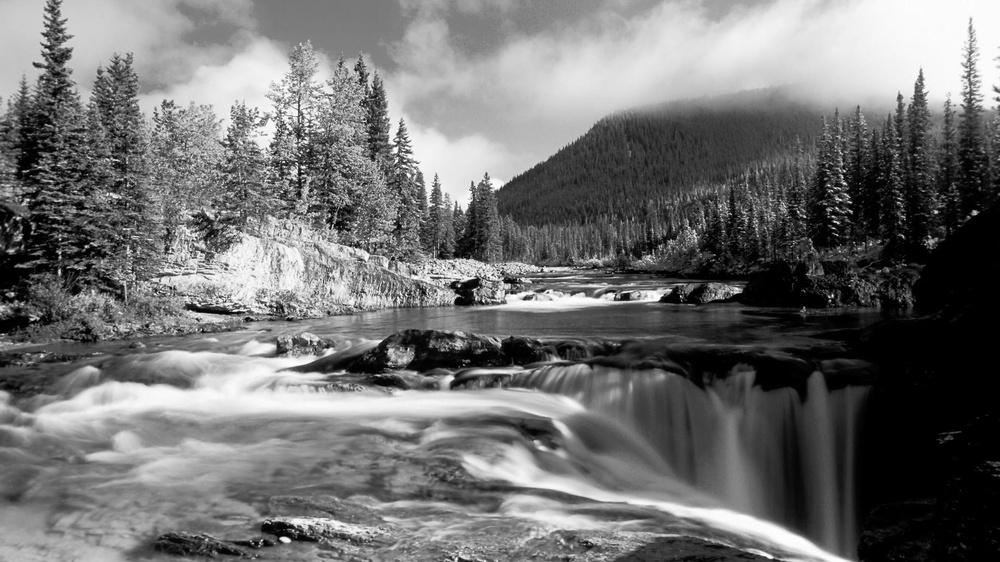
#> input picture image.jpg, 1000 x 562 px, shrunk from 1920 x 1080 before the run, found by its file name
$ jupyter execute 'Assignment 1.ipynb'
#> lines starting #> are read from the running program, lines starting #| are printed output that depends on the picture; after the words box and inside, x2 and y2 are one past the last pixel; in counts of white or black regions, pixels touching at a corner belong together
[cell 1]
import cv2
import numpy as np
import matplotlib.pyplot as plt

[cell 2]
image = cv2.imread("C:\\Users\\MAYUR\\OneDrive\\Desktop\\FODIP Assignment Folder\\image.jpg")
#> image is the input picture: shape (562, 1000, 3); min 0, max 255, mean 113.2
plt.axis("off")
plt.imshow(image)

[cell 3]
# Read the correct grayscale image (use the correct filename)
img = cv2.imread("C:\\Users\\MAYUR\\OneDrive\\Desktop\\FODIP Assignment Folder\\image.jpg", cv2.IMREAD_GRAYSCALE)
#> img: shape (562, 1000); min 0, max 255, mean 113.2

cv2.imwrite("C:\\Users\\MAYUR\\OneDrive\\Desktop\\FODIP Assignment Folder\\image.jpg", img)
plt.imshow(img, cmap='gray')
plt.title("Gray Image")
plt.axis("off")
plt.show()

[cell 4]
# Brightness improvement
bright_up = cv2.convertScaleAbs(img, alpha=1, beta=50)
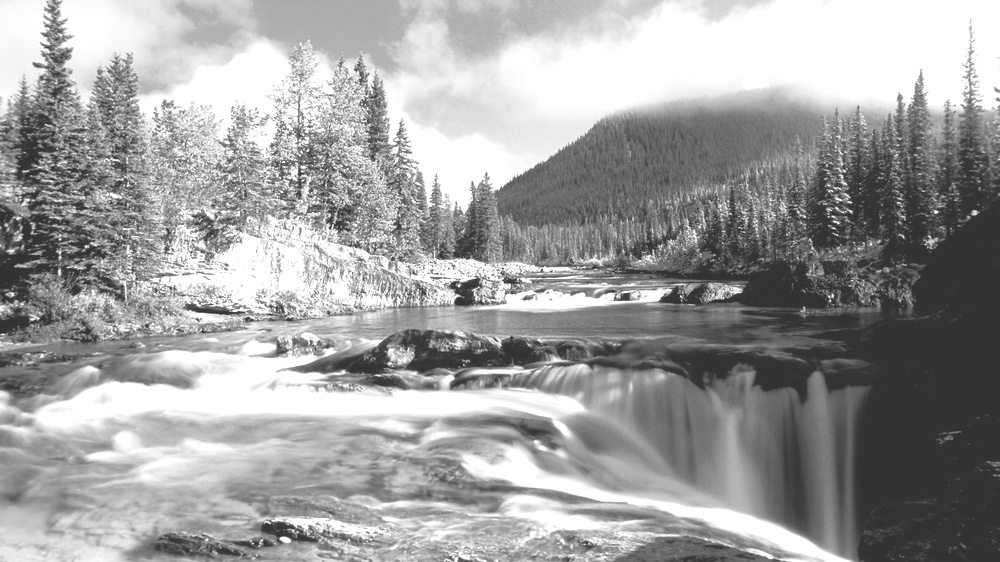
#> bright_up: shape (562, 1000); min 50, max 255, mean 159.8

[cell 5]
# Brightness reduction
bright_down = cv2.convertScaleAbs(img, alpha=1, beta=-50)
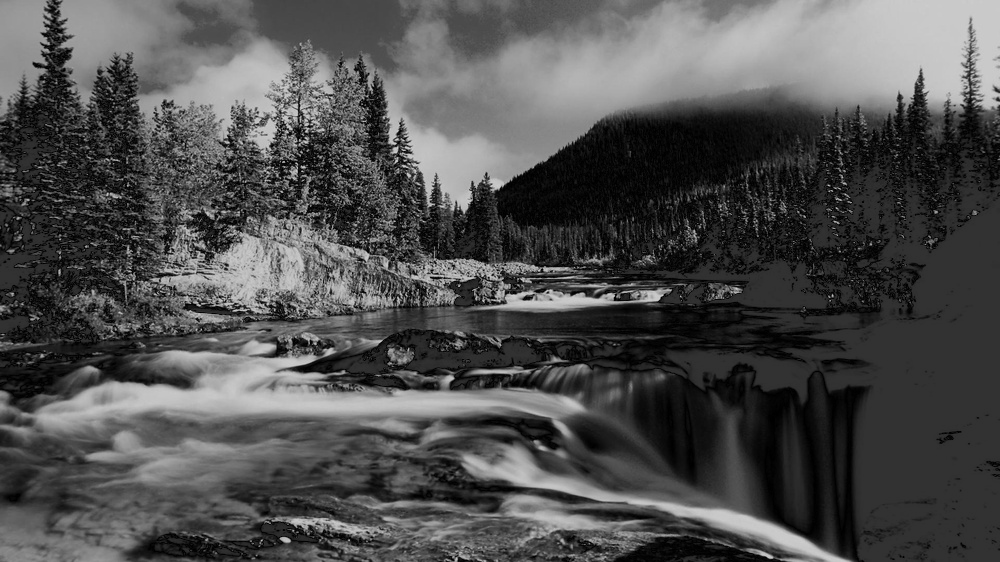
#> bright_down: shape (562, 1000); min 0, max 205, mean 78.7

[cell 6]
# Thresholding
_, thresh = cv2.threshold(img, 128, 255, cv2.THRESH_BINARY)
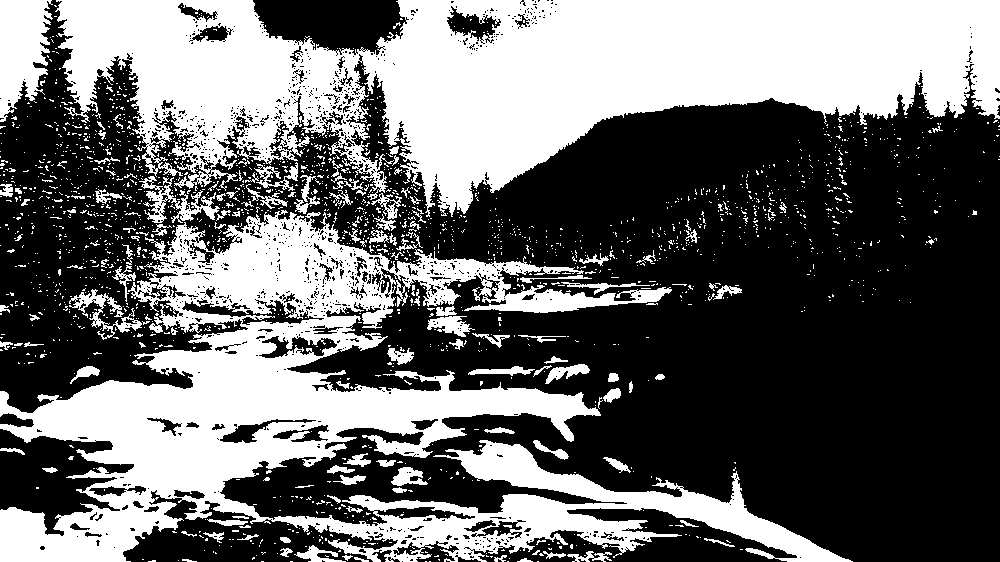
#> thresh: shape (562, 1000); 41.5% white; 1992 white regions (1849 under 20 px), largest, box (x1, y1, x2, y2) and area: (55, 0, 1000, 217) 112624, (0, 210, 853, 562) 96569, (0, 0, 53, 122) 4531

[cell 7]
# Negative
negative = 255 - img
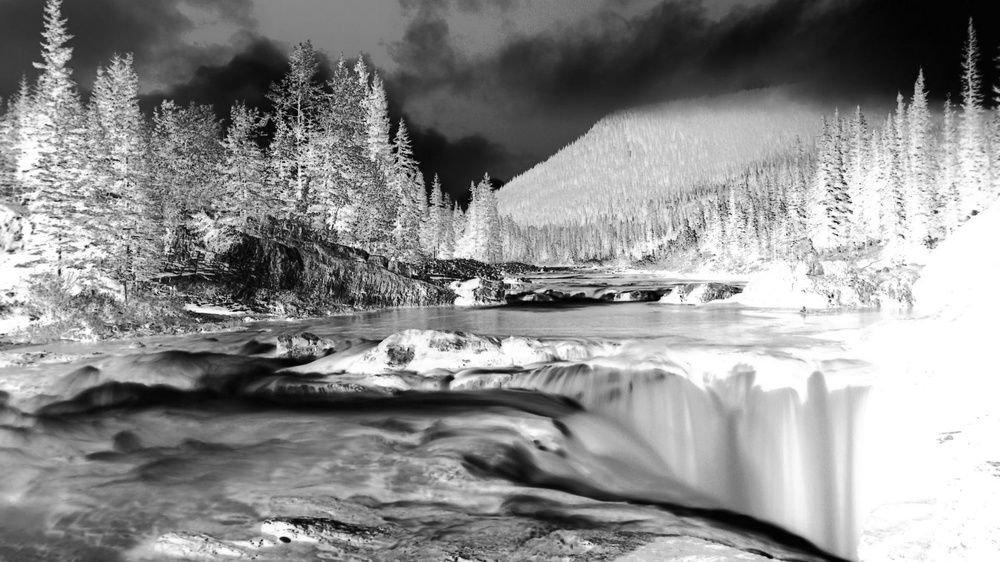
#> negative: shape (562, 1000); min 0, max 255, mean 141.8

[cell 8]
# Log transform
c = 255 / np.log(1 + np.max(img))
#> c = 45.99
log_trans = c * (np.log(1 + img))
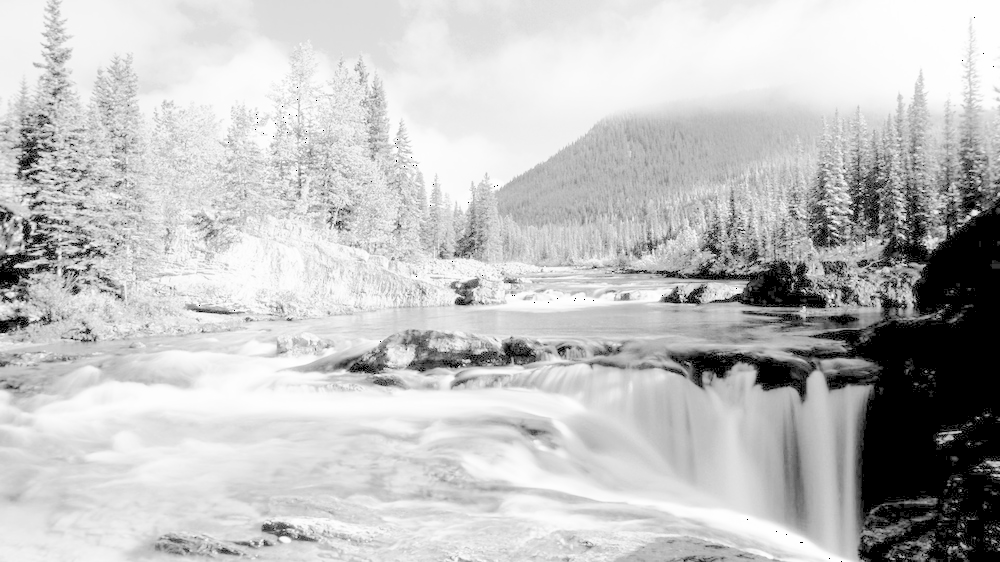
#> log_trans: shape (562, 1000) float16; 0.01% of the values are NaN or infinite; the others: min 0, max 255, mean 193.5; drawn with min black, max white, NaN and infinite black
log_trans = np.array(log_trans, dtype=np.uint8)

[cell 9]
# Power Law (Gamma) transform
gamma = 0.5
gamma_corrected = np.array(255 * (img / 255) ** gamma, dtype=np.uint8)
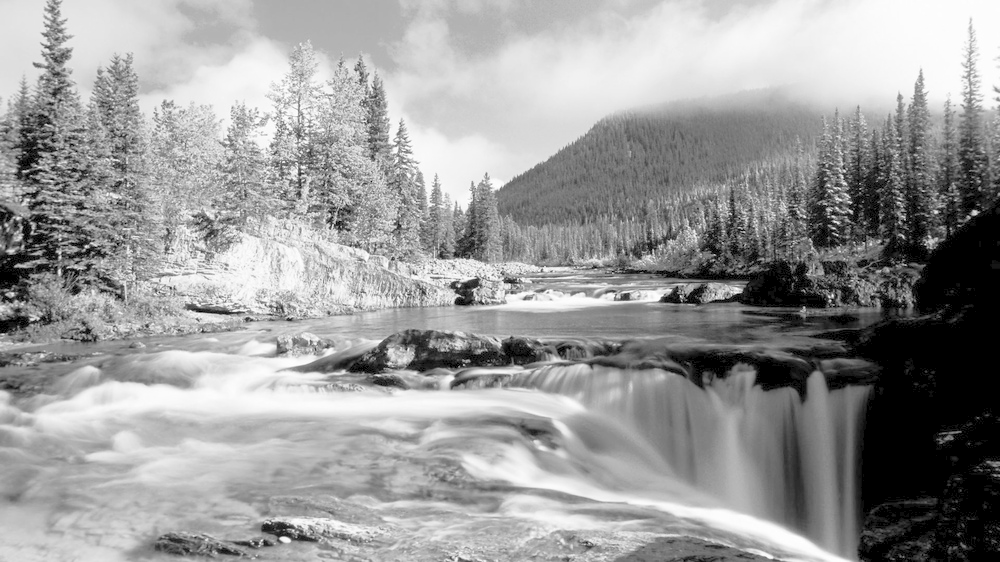
#> gamma_corrected: shape (562, 1000); min 0, max 255, mean 154.2

[cell 10]
r1, r2 = 50, 60
c1, c2 = 50, 60

print("Original Gray pixel values (50:60, 50:60):\n", img[r1:r2, c1:c2])
#| Original Gray pixel values (50:60, 50:60):
#|  [[ 40  52  79  74  98 113  97  97 104  95]
#|  [ 96 101 133 139 140 125 106  72  73  57]
#|  [128 101  87  96  96 108 136 129 102  89]
#|  [ 72  49  39  34  37  89 128 114 134 128]
#|  [ 38  32  22  16  40  83 100  75  73  80]
#|  [ 55  97  87  49  53  86  93  66  55  60]
#|  [ 62 111 105  65  57  54  54  49  44  45]
#|  [ 38  19  18  45  57  32  11  35  48  43]
#|  [ 90  42  27  27  19  18  19  67  86  62]
#|  [166  99  36  28  18   6  24  41  57  64]]
print("\nBrightness Increased pixel values:\n", bright_up[r1:r2, c1:c2])
#| Brightness Increased pixel values:
#|  [[ 90 102 129 124 148 163 147 147 154 145]
#|  [146 151 183 189 190 175 156 122 123 107]
#|  [178 151 137 146 146 158 186 179 152 139]
#|  [122  99  89  84  87 139 178 164 184 178]
#|  [ 88  82  72  66  90 133 150 125 123 130]
#|  [105 147 137  99 103 136 143 116 105 110]
#|  [112 161 155 115 107 104 104  99  94  95]
#|  [ 88  69  68  95 107  82  61  85  98  93]
#|  [140  92  77  77  69  68  69 117 136 112]
#|  [216 149  86  78  68  56  74  91 107 114]]
print("\nBrightness Reduced pixel values:\n", bright_down[r1:r2, c1:c2])
#| Brightness Reduced pixel values:
#|  [[ 10   2  29  24  48  63  47  47  54  45]
#|  [ 46  51  83  89  90  75  56  22  23   7]
#|  [ 78  51  37  46  46  58  86  79  52  39]
#|  [ 22   1  11  16  13  39  78  64  84  78]
#|  [ 12  18  28  34  10  33  50  25  23  30]
#|  [  5  47  37   1   3  36  43  16   5  10]
#|  [ 12  61  55  15   7   4   4   1   6   5]
#|  [ 12  31  32   5   7  18  39  15   2   7]
#|  [ 40   8  23  23  31  32  31  17  36  12]
#|  [116  49  14  22  32  44  26   9   7  14]]
print("\nThresholded pixel values:\n", thresh[r1:r2, c1:c2])
#| Thresholded pixel values:
#|  [[  0   0   0   0   0   0   0   0   0   0]
#|  [  0   0 255 255 255   0   0   0   0   0]
#|  [  0   0   0   0   0   0 255 255   0   0]
#|  [  0   0   0   0   0   0   0   0 255   0]
#|  [  0   0   0   0   0   0   0   0   0   0]
#|  [  0   0   0   0   0   0   0   0   0   0]
#|  [  0   0   0   0   0   0   0   0   0   0]
#|  [  0   0   0   0   0   0   0   0   0   0]
#|  [  0   0   0   0   0   0   0   0   0   0]
#|  [255   0   0   0   0   0   0   0   0   0]]
print("\nNegative pixel values:\n", negative[r1:r2, c1:c2])
#| Negative pixel values:
#|  [[215 203 176 181 157 142 158 158 151 160]
#|  [159 154 122 116 115 130 149 183 182 198]
#|  [127 154 168 159 159 147 119 126 153 166]
#|  [183 206 216 221 218 166 127 141 121 127]
#|  [217 223 233 239 215 172 155 180 182 175]
#|  [200 158 168 206 202 169 162 189 200 195]
#|  [193 144 150 190 198 201 201 206 211 210]
#|  [217 236 237 210 198 223 244 220 207 212]
#|  [165 213 228 228 236 237 236 188 169 193]
#|  [ 89 156 219 227 237 249 231 214 198 191]]
print("\nLog Transform pixel values:\n", log_trans[r1:r2, c1:c2])
#| Log Transform pixel values:
#|  [[170 182 201 198 211 217 211 211 214 209]
#|  [210 212 225 227 227 222 214 197 198 186]
#|  [223 212 205 210 210 215 226 223 213 207]
#|  [197 180 169 163 167 207 223 218 225 223]
#|  [168 160 144 130 170 203 212 199 198 202]
#|  [185 211 205 180 183 205 209 193 185 189]
#|  [190 217 214 192 186 184 184 180 175 176]
#|  [168 137 135 176 186 160 114 164 179 174]
#|  [207 173 153 153 137 135 137 194 205 190]
#|  [235 211 166 154 135  89 148 172 186 192]]
print("\nGamma(0.5) Transform pixel values:\n", gamma_corrected[r1:r2, c1:c2])
#| Gamma(0.5) Transform pixel values:
#|  [[100 115 141 137 158 169 157 157 162 155]
#|  [156 160 184 188 188 178 164 135 136 120]
#|  [180 160 148 156 156 165 186 181 161 150]
#|  [135 111  99  93  97 150 180 170 184 180]
#|  [ 98  90  74  63 100 145 159 138 136 142]
#|  [118 157 148 111 116 148 153 129 118 123]
#|  [125 168 163 128 120 117 117 111 105 107]
#|  [ 98  69  67 107 120  90  52  94 110 104]
#|  [151 103  82  82  69  67  69 130 148 125]
#|  [205 158  95  84  67  39  78 102 120 127]]

[cell 11]
import matplotlib.pyplot as plt

titles = ['Original','Bright+','Bright-','Threshold','Negative','Log','Gamma(0.5)']
images = [img, bright_up, bright_down, thresh, negative, log_trans, gamma_corrected]

plt.figure(figsize=(18,10))

for i in range(len(images)):
    plt.subplot(2,4,i+1)
    plt.imshow(images[i], cmap='gray')
    plt.title(titles[i], fontsize=14)
    plt.axis('off')
#> this loop made 7 passes

plt.tight_layout()
plt.show()

[cell 12]
print(img.shape)
#| (562, 1000)
print(img.dtype)
#| uint8
